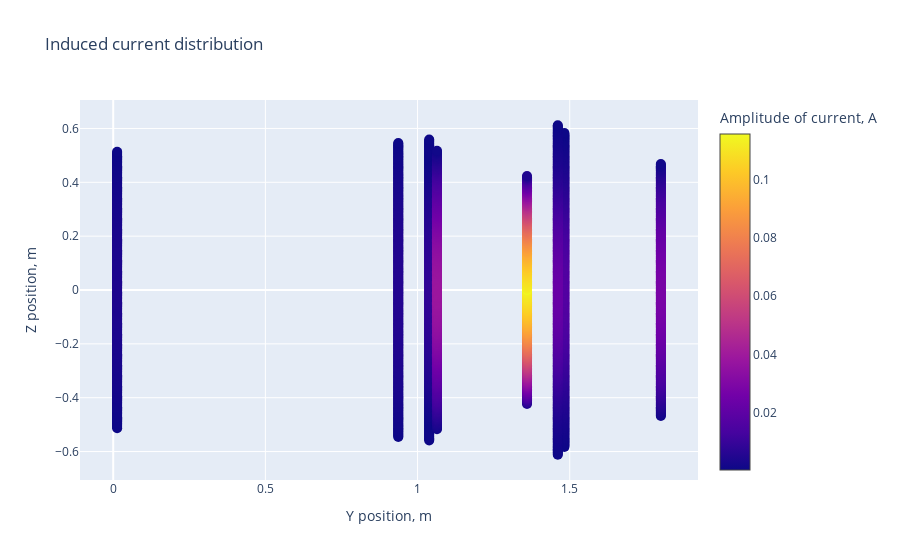
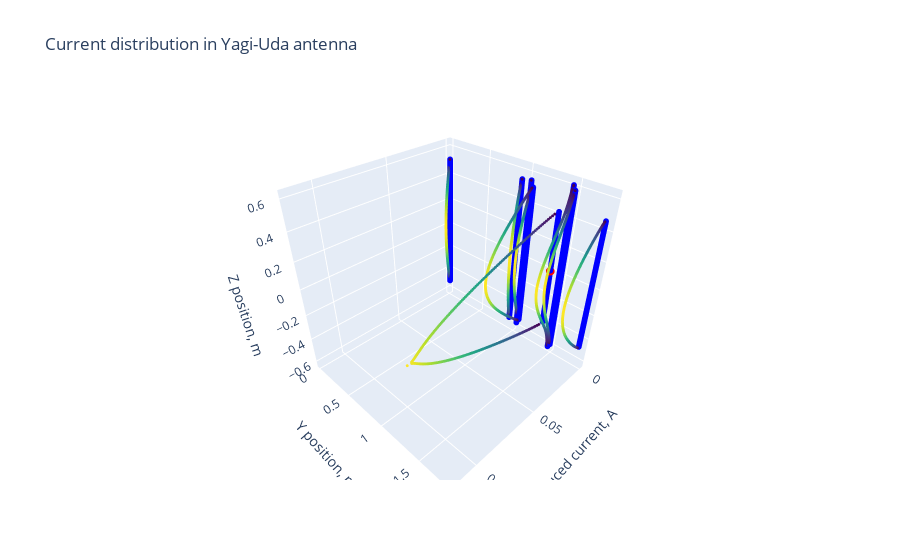

The notebook cell saved with these charts, in order:
### Code cell
from visualization import plot_2dmodel, plot_together, plot_separately, current_distribution_2d, current_distribution_3d

plot_2dmodel(R, source_position, sum(element_num), delta_z)
plot_together(R_block, current_block)
plot_separately(R_block, current_block)
current_distribution_2d(R, current)
current_distribution_3d(R, source_position, R_block, current_block)

### Figure 1 — Plotly figure (JSON) as saved in the notebook; plotly's stock layout.template omitted (floating-point values rounded to 4 significant figures; data arrays with more than 128 entries replaced by an {"elided": "..."} marker saying what was removed)
{"data": [{"marker": {"color": {"elided": "2064 float values"}, "colorbar": {"title": {"text": "Amplitude of current, A"}}, "colorscale": [[0, "#0d0887"], [0.1111, "#46039f"], [0.2222, "#7201a8"], [0.3333, "#9c179e"], [0.4444, "#bd3786"], [0.5556, "#d8576b"], [0.6667, "#ed7953"], [0.7778, "#fb9f3a"], [0.8889, "#fdca26"], [1, "#f0f921"]], "showscale": true, "size": 10}, "mode": "markers", "name": "Точки", "type": "scatter", "x": {"elided": "2064 float values"}, "y": {"elided": "2064 float values"}}], "layout": {"title": {"text": "Induced current distribution"}, "xaxis": {"title": {"text": "Y position, m"}}, "yaxis": {"title": {"text": "Z position, m"}}}}

### Figure 2 — Plotly figure (JSON) as saved in the notebook; plotly's stock layout.template omitted (floating-point values rounded to 4 significant figures; data arrays with more than 128 entries replaced by an {"elided": "..."} marker saying what was removed)
{"data": [{"marker": {"color": "blue", "size": 2}, "mode": "markers", "type": "scatter3d", "x": {"elided": "2064 int values"}, "y": {"elided": "2064 float values"}, "z": {"elided": "2064 float values"}}, {"marker": {"color": "red", "size": 3}, "mode": "markers", "type": "scatter3d", "x": [0], "y": [1.36], "z": [0]}, {"marker": {"color": {"elided": "207 float values"}, "colorscale": [[0, "#440154"], [0.1111, "#482878"], [0.2222, "#3e4989"], [0.3333, "#31688e"], [0.4444, "#26828e"], [0.5556, "#1f9e89"], [0.6667, "#35b779"], [0.7778, "#6ece58"], [0.8889, "#b5de2b"], [1, "#fde725"]], "size": 1}, "mode": "markers", "type": "scatter3d", "x": {"elided": "207 float values"}, "y": {"elided": "207 float values"}, "z": {"elided": "207 float values"}}, {"marker": {"color": {"elided": "273 float values"}, "colorscale": [[0, "#440154"], [0.1111, "#482878"], [0.2222, "#3e4989"], [0.3333, "#31688e"], [0.4444, "#26828e"], [0.5556, "#1f9e89"], [0.6667, "#35b779"], [0.7778, "#6ece58"], [0.8889, "#b5de2b"], [1, "#fde725"]], "size": 1}, "mode": "markers", "type": "scatter3d", "x": {"elided": "273 float values"}, "y": {"elided": "273 float values"}, "z": {"elided": "273 float values"}}, {"marker": {"color": {"elided": "285 float values"}, "colorscale": [[0, "#440154"], [0.1111, "#482878"], [0.2222, "#3e4989"], [0.3333, "#31688e"], [0.4444, "#26828e"], [0.5556, "#1f9e89"], [0.6667, "#35b779"], [0.7778, "#6ece58"], [0.8889, "#b5de2b"], [1, "#fde725"]], "size": 1}, "mode": "markers", "type": "scatter3d", "x": {"elided": "285 float values"}, "y": {"elided": "285 float values"}, "z": {"elided": "285 float values"}}, {"marker": {"color": {"elided": "251 float values"}, "colorscale": [[0, "#440154"], [0.1111, "#482878"], [0.2222, "#3e4989"], [0.3333, "#31688e"], [0.4444, "#26828e"], [0.5556, "#1f9e89"], [0.6667, "#35b779"], [0.7778, "#6ece58"], [0.8889, "#b5de2b"], [1, "#fde725"]], "size": 1}, "mode": "markers", "type": "scatter3d", "x": {"elided": "251 float values"}, "y": {"elided": "251 float values"}, "z": {"elided": "251 float values"}}, {"marker": {"color": {"elided": "267 float values"}, "colorscale": [[0, "#440154"], [0.1111, "#482878"], [0.2222, "#3e4989"], [0.3333, "#31688e"], [0.4444, "#26828e"], [0.5556, "#1f9e89"], [0.6667, "#35b779"], [0.7778, "#6ece58"], [0.8889, "#b5de2b"], [1, "#fde725"]], "size": 1}, "mode": "markers", "type": "scatter3d", "x": {"elided": "267 float values"}, "y": {"elided": "267 float values"}, "z": {"elided": "267 float values"}}, {"marker": {"color": {"elided": "229 float values"}, "colorscale": [[0, "#440154"], [0.1111, "#482878"], [0.2222, "#3e4989"], [0.3333, "#31688e"], [0.4444, "#26828e"], [0.5556, "#1f9e89"], [0.6667, "#35b779"], [0.7778, "#6ece58"], [0.8889, "#b5de2b"], [1, "#fde725"]], "size": 1}, "mode": "markers", "type": "scatter3d", "x": {"elided": "229 float values"}, "y": {"elided": "229 float values"}, "z": {"elided": "229 float values"}}, {"marker": {"color": {"elided": "299 float values"}, "colorscale": [[0, "#440154"], [0.1111, "#482878"], [0.2222, "#3e4989"], [0.3333, "#31688e"], [0.4444, "#26828e"], [0.5556, "#1f9e89"], [0.6667, "#35b779"], [0.7778, "#6ece58"], [0.8889, "#b5de2b"], [1, "#fde725"]], "size": 1}, "mode": "markers", "type": "scatter3d", "x": {"elided": "299 float values"}, "y": {"elided": "299 float values"}, "z": {"elided": "299 float values"}}, {"marker": {"color": {"elided": "253 float values"}, "colorscale": [[0, "#440154"], [0.1111, "#482878"], [0.2222, "#3e4989"], [0.3333, "#31688e"], [0.4444, "#26828e"], [0.5556, "#1f9e89"], [0.6667, "#35b779"], [0.7778, "#6ece58"], [0.8889, "#b5de2b"], [1, "#fde725"]], "size": 1}, "mode": "markers", "type": "scatter3d", "x": {"elided": "253 float values"}, "y": {"elided": "253 float values"}, "z": {"elided": "253 float values"}}], "layout": {"scene": {"xaxis": {"title": {"text": "Induced current, A"}}, "yaxis": {"title": {"text": "Y position, m"}}, "zaxis": {"title": {"text": "Z position, m"}}}, "showlegend": false, "title": {"text": "Current distribution in Yagi-Uda antenna"}}}
